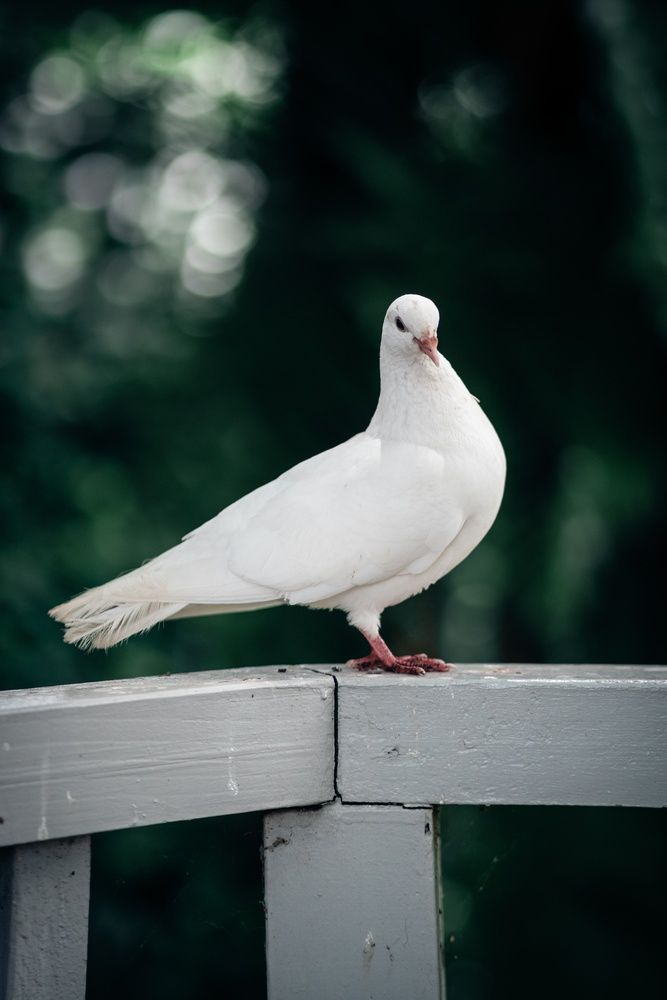
#> input picture scipy/img.jpg, 667 x 1000 px, shrunk from 4000 x 6000 before the run
$ python lib_ndimage.py
#> lines starting #> are read from the running program, lines starting #| are printed output that depends on the picture; after the words box and inside, x2 and y2 are one past the last pixel; in counts of white or black regions, pixels touching at a corner belong together
import numpy as np
import matplotlib.pyplot as plt
from scipy import ndimage


# morphology
def morhpo():
    np.random.seed(0)
    x = np.zeros((32, 32))
    x[10:-10, 10:-10] = 1
    x[np.random.randint(0, 32, 30), np.random.randint(0, 32, 30)] = 1

    open_x = ndimage.binary_opening(x)  # suppression des artefactes
    plt.imshow(open_x)

    plt.show()


def managing_img():
    print('processing...')

    image = plt.imread('img.jpg')  # reading image
#> image is the input picture: shape (1000, 667, 3); mean R, G, B 60.4, 73.8, 71.1
    image = image[:, :, 0]  # making image on 2d
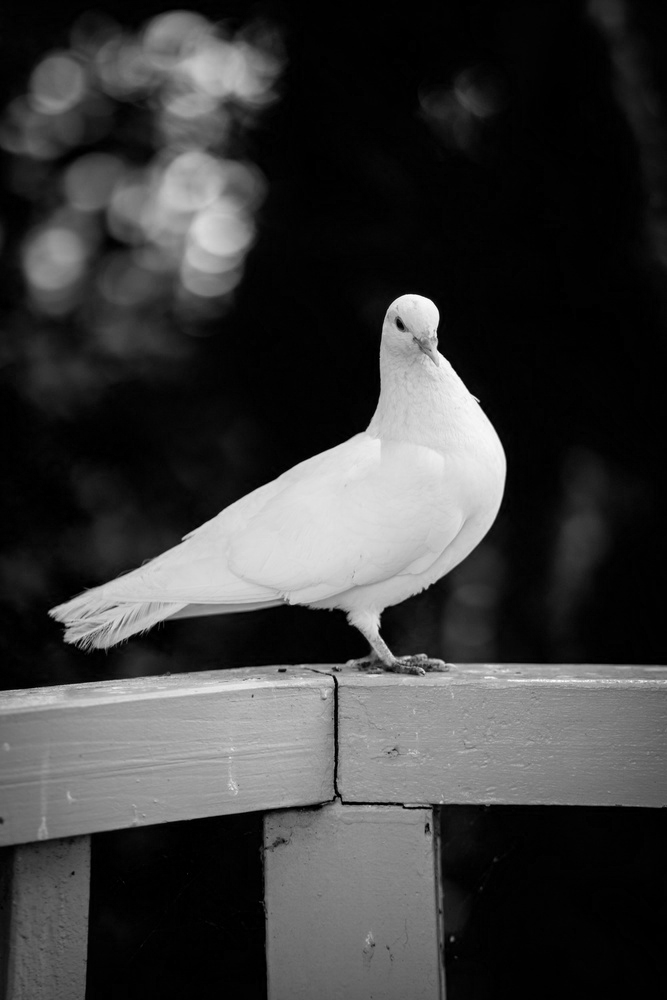
#> image: shape (1000, 667); min 0, max 255, mean 60.4
    print('shape:', image.shape)
#| shape: (1000, 667)

    # for distinguish well the color with histogram
    # image_2 = np.copy(image)
    # plt.hist(np.ravel(image_2), bins=255 )

    image = image > 150
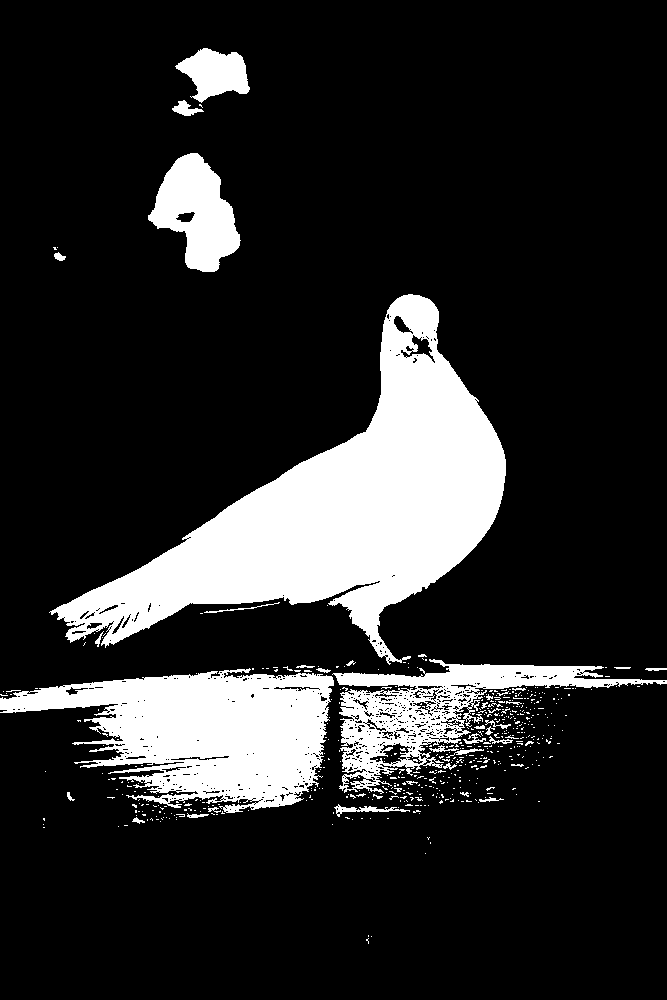
#> image: shape (1000, 667) bool; 16.7% white; 529 white regions (489 under 20 px), largest, box (x1, y1, x2, y2) and area: (49, 294, 506, 665) 58958, (0, 668, 334, 813) 27596, (332, 659, 667, 794) 12396
    open_x = ndimage.binary_opening(image)  # suppression des artefactes
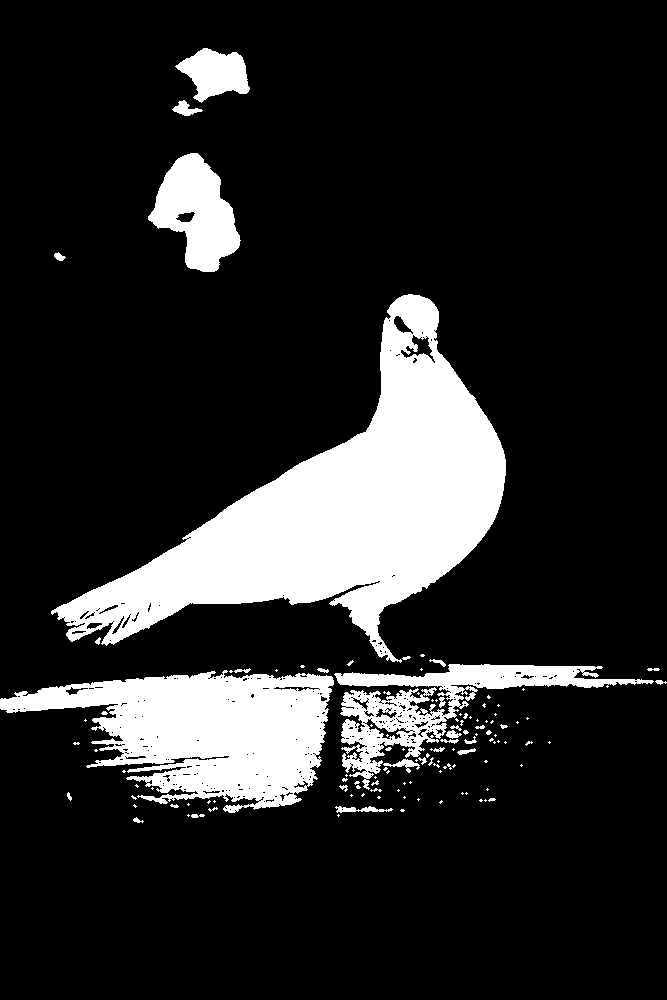
#> open_x: shape (1000, 667) bool; 16% white; 122 white regions (85 under 20 px), largest, box (x1, y1, x2, y2) and area: (51, 294, 506, 663) 58801, (0, 670, 334, 813) 26687, (334, 664, 654, 790) 9982

    # for putting etiquette's
    # label_image, nb_labels = ndimage.label(open_x)
    # plt.imshow(label_image)

    plt.imshow(open_x)
    plt.show()
    print('terminated')


managing_img()
